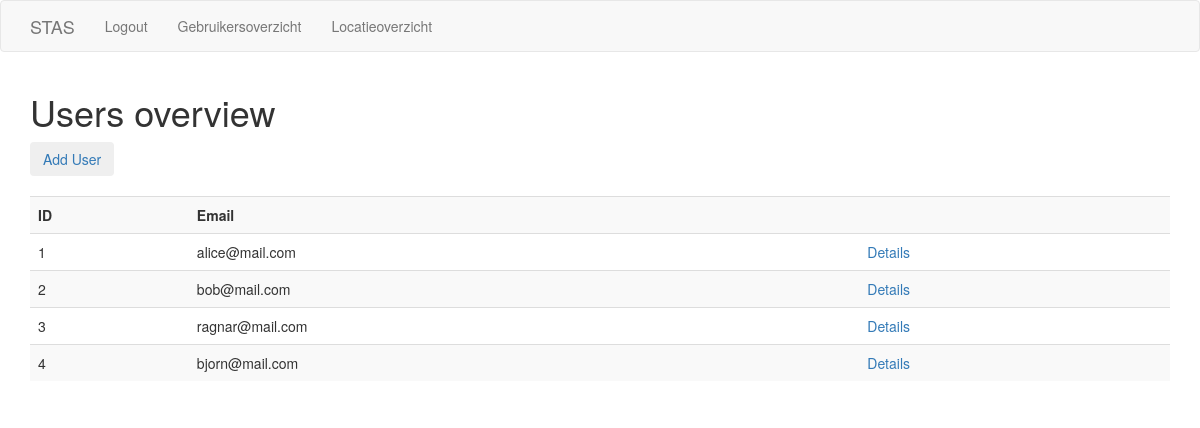
/admin/users_overview (signed in), run on the app's committed database.
### app/models.py (models this page shows, shortened)
class User(UserMixin, db.Model):
    id = db.Column(db.Integer, primary_key=True)
    email = db.Column(db.String(128), index=True, unique=True)
    password_hash = db.Column(db.String(128))
    role = db.Column(db.String(128), index=True)
    checkins = db.relationship('Checkin', backref='User', lazy='dynamic')

### app/admin/routes.py (the view)
@bp.route('/admin/users_overview', methods=['GET'])
@login_required
@admin_required
def users():
    users = User.query.all()
    return render_template(
        'admin/users_overview.html', title='Users overview', users=users)

### app/admin/decorator.py (called while the page is built)
def admin_required(func):
    @wraps(func)
    def wrapper(*args, **kw):
        if not current_user.is_anonymous:
            if current_user.role == 'admin':
                return func(*args, **kw)
        else:
            if g.current_user.role == 'admin':
                return func(*args, **kw)
        abort(403)
    return wrapper

### app/models.py (called while the page is built)
@login_manager.user_loader
def load_user(id):
    return User.query.get(int(id))

### app/templates/admin/users_overview.html
{% extends "base.html" %}
{% block app_content %}
<div id="overview">
    <a id="add-button" href="{{ url_for('admin.register') }}"><button type="button" class="btn btn-dark">{{ 'Add User' }}</button></a><br><br>
    <table id="users" class="table table-striped">
        <tr id="header-row">
            <th>ID</th>
            <th>{{ 'Email' }}</th>
            <th></th>
        </tr>
        {% for user in users %}
            <tr id="row">
                <td>{{ user.id }}</td>
                <td>{{ user.email }}</td>
                <td><a href="{{ url_for('admin.user_overview', user_id=user.id) }}">{{ 'Details' }}</a></td>
            </tr>
        {% endfor %}
    </table>
</div>
{% endblock %}

### data on the page
User: id "1", email "alice@mail.com", value "Details"
User: id "2", email "bob@mail.com", value "Details"
User: id "3", email "ragnar@mail.com", value "Details"
User: id "4", email "bjorn@mail.com", value "Details"

### other printed values
{{ 'Logout' }} "Logout"
{{ 'Gebruikersoverzicht' }} "Gebruikersoverzicht"
{{ 'Locatieoverzicht' }} "Locatieoverzicht"
{{ title }} "Users overview"
{{ 'Add User' }} "Add User"
{{ 'Email' }} "Email"
